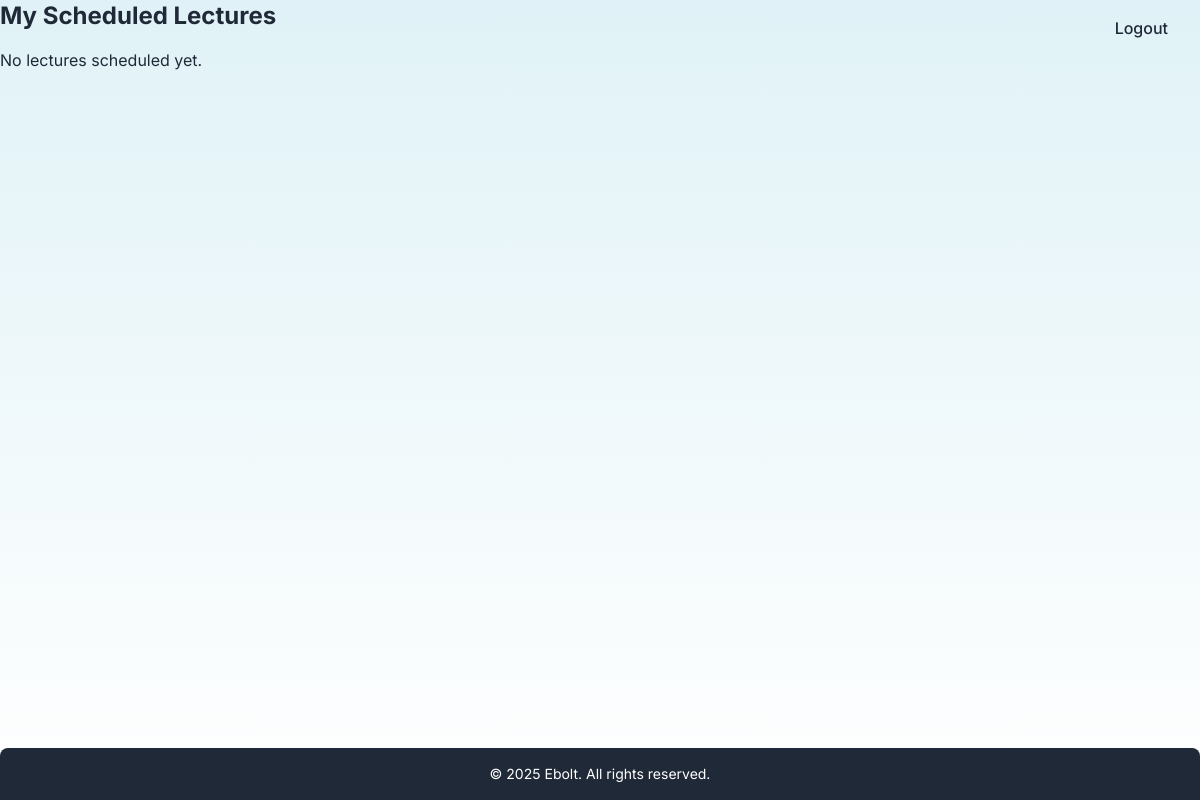
/my_lectures/ (signed in), run on an earlier commit of the app's database.
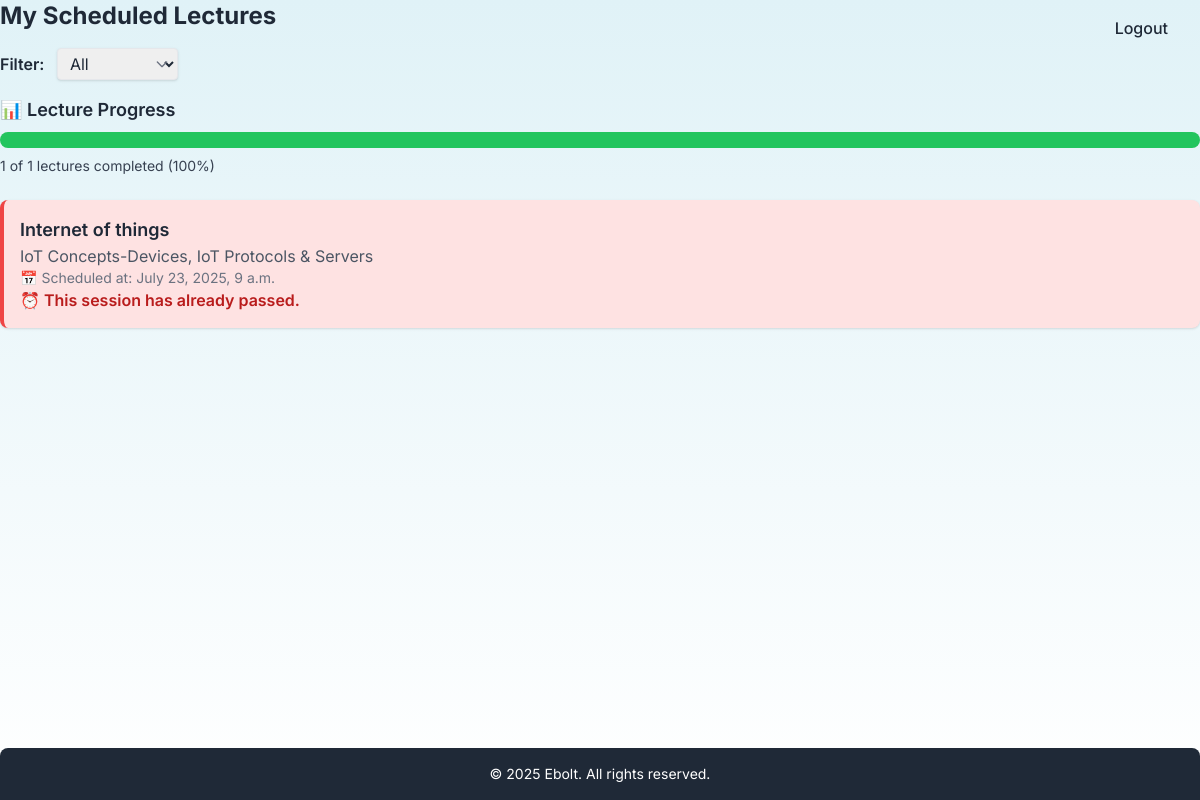
And on a later commit of the database.
### notes/models.py (models this page shows, shortened)
class Lecture(models.Model):
    user = models.ForeignKey(User, on_delete=models.CASCADE)
    title = models.CharField(max_length=200)
    description = models.TextField(blank=True)
    scheduled_at = models.DateTimeField()
    created_at = models.DateTimeField(auto_now_add=True)
    reminder_sent = models.BooleanField(default=False)

### notes/views.py (the view)
# urls.py: path('my_lectures/', views.my_lectures_view, name='my_lectures'),
@login_required
def my_lectures_view(request):
    now = timezone.now()
    reminder_window = now + timedelta(hours=24)
    filter_option = request.GET.get('filter', 'all')
    lectures = Lecture.objects.filter(user=request.user)
    if filter_option == 'upcoming':
        lectures = lectures.filter(scheduled_at__gte=now)
    elif filter_option == 'completed':
        lectures = lectures.filter(scheduled_at__lt=now)
    completed_count = lectures.filter(scheduled_at__lt=now).count()
    upcoming_count = lectures.filter(scheduled_at__gte=now).count()
    total = lectures.count()
    completed_percent = round((completed_count / total) * 100) if total > 0 else 0
    for lecture in lectures:
        if lecture.scheduled_at > now:
            delta = lecture.scheduled_at - now
            total_minutes = int(delta.total_seconds() / 60)
            hours = total_minutes // 60
            minutes = total_minutes % 60
            lecture.remaining_time = f"{hours} hours, {minutes} minutes"
        else:
            lecture.remaining_time = None
    return render(request, 'my_lectures.html', {
        'lectures': lectures,
        'now': now,
        'reminder_window': reminder_window,
        'completed_count': completed_count,
        'upcoming_count': upcoming_count,
        'completed_percent': completed_percent,
        'selected_filter': filter_option
    })

### notes/templates/my_lectures.html (shortened to what this page needs)
{% extends 'base.html' %}
{% block content %}
<h2 class="text-2xl font-bold mb-4">My Scheduled Lectures</h2>
{% if lectures %}
    <form method="get" class="mb-4 relative inline-block">
        <label for="filter" class="mr-2 font-semibold">Filter:</label>
        <select name="filter" id="filter" onchange="this.form.submit()" class="border px-2 py-1 rounded shadow">
            <option value="all" {% if selected_filter == 'all' %}selected{% endif %}>All</option>
        </select>
        <div class="pointer-events-none absolute inset-y-0 right-0 flex items-center px-2 text-gray-500">
        </div>
    </form>
    <div class="mb-6">
        <h3 class="text-lg font-semibold mb-2">📊 Lecture Progress</h3>
        <div class="w-full bg-gray-200 rounded-full h-4">
            <div class="bg-green-500 h-4 rounded-full transition-all duration-300"
                 style="width: {{ completed_percent }}%;"></div>
        </div>
        <p class="text-sm mt-2 text-gray-700">
            {{ completed_count }} of {{ lectures.count }} lectures completed ({{ completed_percent }}%)
        </p>
    </div>
    <ul class="space-y-4">
        {% for lecture in lectures %}
            {% if lecture.scheduled_at < now %}
                <li class="p-4 rounded-lg shadow bg-red-100 border-l-4 border-red-500">
                    <h3 class="text-lg font-semibold">{{ lecture.title }}</h3>
                    <p class="text-gray-600">{{ lecture.description }}</p>
                    <p class="text-sm text-gray-500">📅 Scheduled at: {{ lecture.scheduled_at }}</p>
                    <p class="text-red-700 font-semibold">⏰ This session has already passed.</p>
                </li>
            {% endif %}
        {% endfor %}
    </ul>
{% else %}
    <p>No lectures scheduled yet.</p>
{% endif %}
{% endblock %}

What changed in the data, as far as the page shows it:
added Lecture: title "Internet of things", description "IoT Concepts-Devices, IoT Protocols & Servers", scheduled_at "July 23, 2025, 9 a.m."
Also different on the page:
form field filter: (not shown) → "All"
{{ completed_count }}: (not shown) → "1"
{{ lectures.count }}: (not shown) → "1"
{{ completed_percent }}: (not shown) → "100"
text no longer shown: "No lectures scheduled yet."
text now shown: "Filter: 📊 Lecture Progress of lectures completed ( %)"
